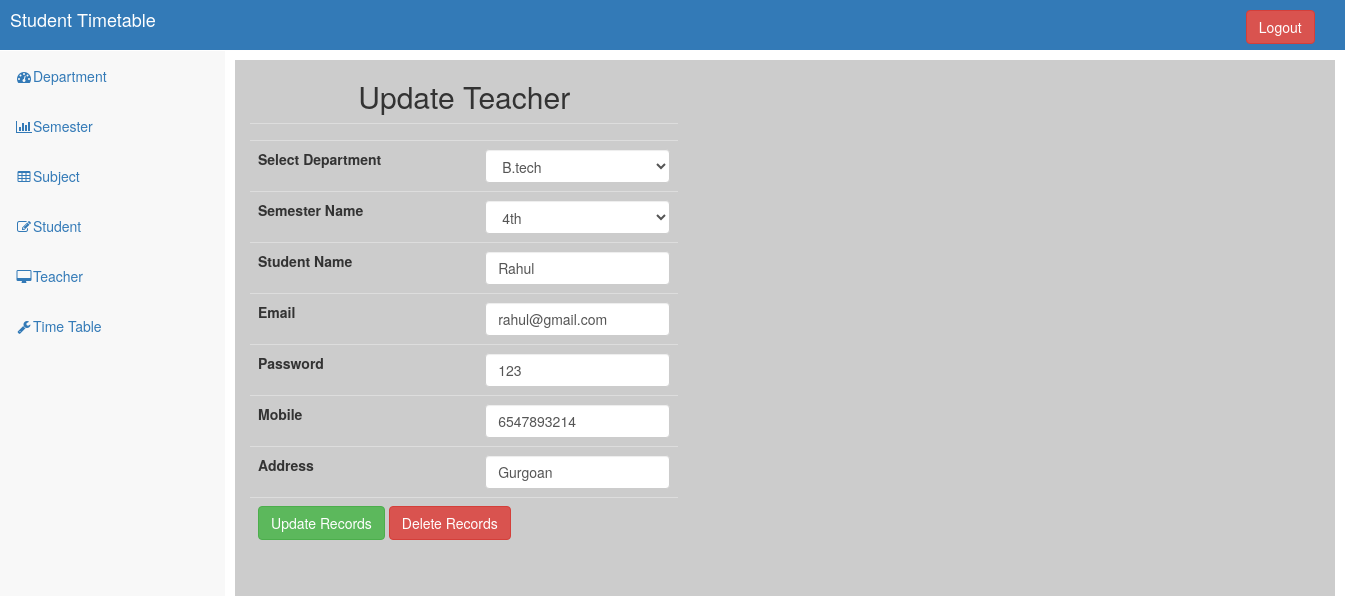
/admindashboard.php?info=updateteacher&teacher_id=18, run on the app's committed database.
### tables this page shows
CREATE TABLE `teacher` (
  `teacher_id` int(11) NOT NULL,
  `name` varchar(50) NOT NULL,
  `eid` varchar(50) NOT NULL,
  `password` varchar(10) NOT NULL,
  `mob` bigint(20) NOT NULL,
  `address` varchar(1000) NOT NULL,
  `department_id` int(11) NOT NULL,
  `sem_id` int(11) NOT NULL,
  `status` varchar(100) NOT NULL,
  `date` date NOT NULL
);

CREATE TABLE `department` (
  `department_id` int(11) NOT NULL,
  `department_name` varchar(50) NOT NULL
);

CREATE TABLE `semester` (
  `sem_id` int(11) NOT NULL,
  `semester_name` varchar(20) DEFAULT NULL,
  `department_id` int(11) NOT NULL
);

### updateteacher.php (the view, shortened to what this page needs)
<?php
$teacher_id=$_REQUEST['teacher_id'];
$q=mysqli_query($con,"select * from teacher where teacher_id='$teacher_id'");
$res=mysqli_fetch_assoc($q);
extract($_POST);
?>
              <div class="row">
<div class="col-md-5">
               <h2>Update Teacher</h2>
<form method="POST" enctype="multipart/form-data">
  <table border="0" cellspacing="5" cellpadding="5" class="table">
  <tr>
  <td colspan="2"><?php echo @$err; ?></td>
  </tr>
   <tr>
   <th width="237" scope="row">Select Department</th>
    <td width="213">
	<select name="dep_id" id="courseid" onchange="showSemester(this.value)" class="form-control">
	<?php
	$sub=mysqli_query($con,"select * from department");
	while($s=mysqli_fetch_array($sub))
	{
		$s_id=$s[0];
		?>
		<option value='<?php echo $s_id; ?>' <?php if($s_id==$res['department_id']){echo "selected";} ?>><?php echo $s[1];?></option>
<?php 	}
	?>
    </select>
  </tr>
    <tr>
    <th width="237" scope="row">Semester Name </th>
    <td width="213">
	<select name="semester" id="semester" class="form-control">
	<?php
	$sem=mysqli_query($con,"select * from semester where department_id='".$res['department_id']."'");
	while($s=mysqli_fetch_array($sem))
	{
	$s_id=$s[0];
	?>
	<option value='<?php echo $s_id; ?>' <?php if($s_id==$res['sem_id']){echo "selected";} ?>>
	<?php echo $s[1]; ?>
	</option>
	<?php
	}
	?>
    </select>
	</td>
	</tr>
   <tr>
    <th width="237" scope="row">Student Name </th>
    <td width="213"><input type="text" name="n" class="form-control" value="<?php echo $res['name'];?>"/></td>
  </tr>
   <tr>
    <th width="237" scope="row">Email </th>
    <td width="213"><input type="text" name="e" class="form-control" value="<?php echo $res['eid'];?>"/></td>
  </tr>
   <tr>
    <th width="237" scope="row">Password </th>
    <td width="213"><input type="text" name="p" class="form-control" value="<?php echo $res['password'];?>"/></td>
  </tr>
   <tr>
    <th width="237" scope="row">Mobile</th>
    <td width="213"><input type="text" name="m" class="form-control" value="<?php echo $res['mob'];?>"/></td>
  </tr>
   <tr>
    <th width="237" scope="row">Address</th>
    <td width="213"><input type="text" name="a" class="form-control" value="<?php echo $res['address'];?>"/></td>
  </tr>
   <tr>
    <th colspan="2" scope="row" align="center">
<input type="submit" value="Update Records" name="update" class="btn btn-success" />
<input type="submit" value="Delete Records" name="delete" class="btn btn-danger"/>
	</th>
  </tr>
</table>
</form>
</div>
</div>

### sb-admin.css (style rules this page uses)
body { margin-top: 100px; }
@media (min-width:768px) { body { margin-top: 50px; } }

### data on the page
teacher: dep_id "B.tech", semester "4th", n "Rahul", e "rahul@gmail.com", p "123", m "6547893214", a "Gurgoan"
